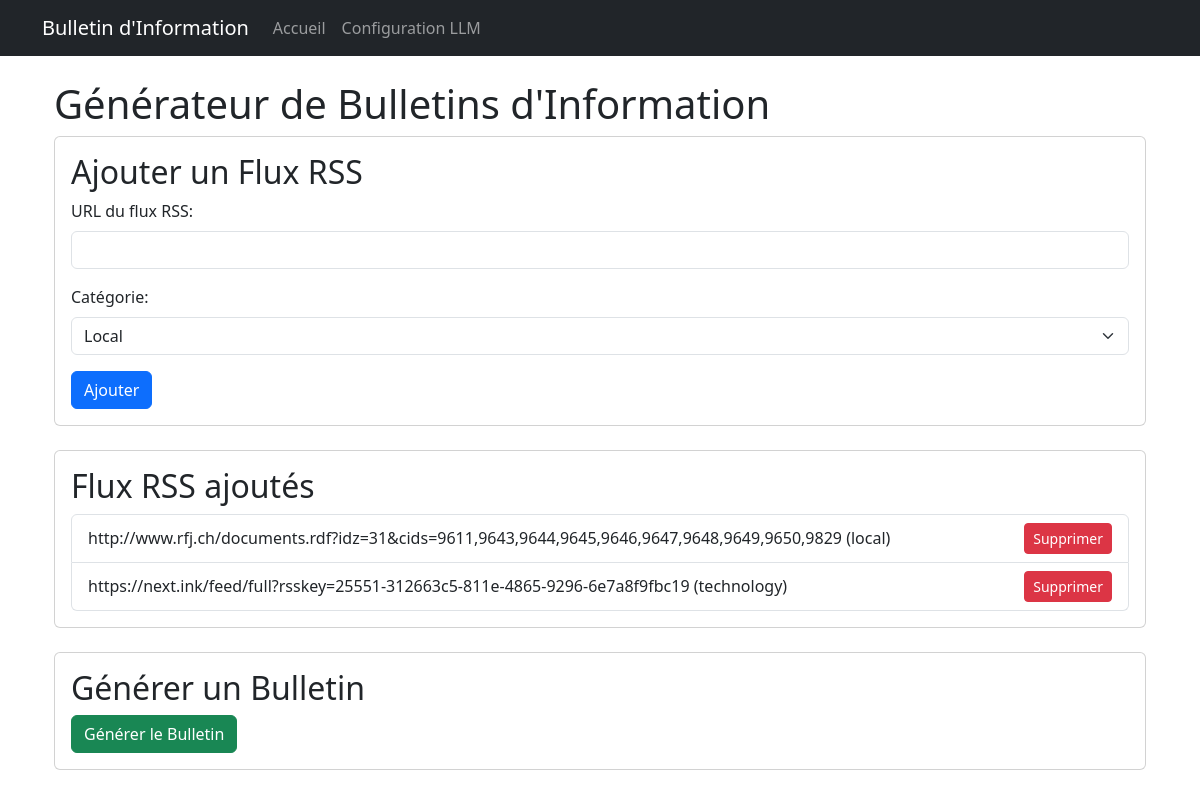
The page / on the database its author committed.
### app/models.py (models this page shows, shortened)
class RSSFeed(db.Model):
    id = db.Column(db.Integer, primary_key=True)
    url = db.Column(db.String(200), unique=True, nullable=False)
    category = db.Column(db.String(50), nullable=False)
    last_updated = db.Column(db.DateTime, default=datetime.utcnow)

### app/routes.py (the view)
@bp.route('/')
def index():
    feeds = RSSFeed.query.all()
    return render_template('index.html', feeds=feeds)

### app/templates/index.html (shortened to what this page needs)
{% extends "base.html" %}
{% block content %}
<div class="container">
    <h1>Générateur de Bulletins d'Information</h1>
    <div class="card mb-4">
        <div class="card-body">
    <h2>Ajouter un Flux RSS</h2>
    <form id="rssForm">
                <div class="mb-3">
                    <label for="rssUrl" class="form-label">URL du flux RSS:</label>
                    <input type="url" class="form-control" id="rssUrl" name="rssUrl" required>
                </div>
                <div class="mb-3">
                    <label for="category" class="form-label">Catégorie:</label>
                    <select class="form-select" id="category" name="category">
            <option value="local">Local</option>
        </select>
                </div>
                <button type="submit" class="btn btn-primary">Ajouter</button>
    </form>
        </div>
    </div>
    <div class="card mb-4">
        <div class="card-body">
    <h2>Flux RSS ajoutés</h2>
            <ul id="rssList" class="list-group">
        {% for feed in feeds %}
                <li class="list-group-item d-flex justify-content-between align-items-center" data-id="{{ feed.id }}">
                    <span>{{ feed.url }} ({{ feed.category }})</span>
                    <button class="btn btn-danger btn-sm" onclick="deleteFeed({{ feed.id }})">Supprimer</button>
        </li>
        {% endfor %}
    </ul>
        </div>
    </div>
    <div class="card mb-4">
        <div class="card-body">
    <h2>Générer un Bulletin</h2>
            <button id="generateBulletin" class="btn btn-success">Générer le Bulletin</button>
        </div>
    </div>
</div>
{% endblock %}

### rows shown on the page
RSSFeed: url "http://www.rfj.ch/documents.rdf?idz=31&cids=9611,9643,9644,9645,9646,9647,9648,9649,9650,9829", category "local"
RSSFeed: url "https://next.ink/feed/full?rsskey=25551-312663c5-811e-4865-9296-6e7a8f9fbc19", category "technology"
